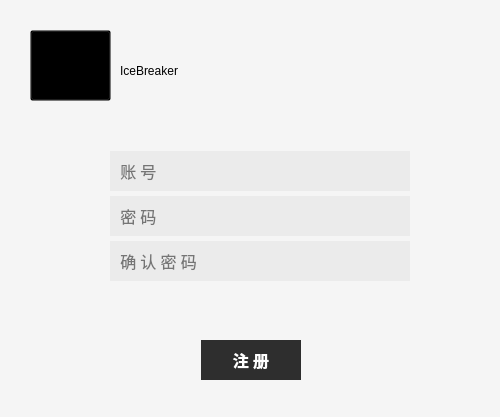
<?xml version="1.0" encoding="UTF-8"?>
<ui version="4.0">
 <class>Regster_Windows</class>
 <widget class="QWidget" name="Regster_Windows">
  <property name="geometry">
   <rect>
    <x>0</x>
    <y>0</y>
    <width>500</width>
    <height>417</height>
   </rect>
  </property>
  <property name="windowTitle">
   <string>Form</string>
  </property>
  <property name="styleSheet">
   <string notr="true">QWidget{
    background:rgb(245,245,245);
    
}

QLineEdit{
	border:none;
	background:rgb(235,235,235);
}</string>
  </property>
  <widget class="QWidget" name="horizontalLayoutWidget">
   <property name="geometry">
    <rect>
     <x>0</x>
     <y>320</y>
     <width>501</width>
     <height>81</height>
    </rect>
   </property>
   <layout class="QHBoxLayout" name="horizontalLayout">
    <item>
     <spacer name="horizontalSpacer_2">
      <property name="orientation">
       <enum>Qt::Horizontal</enum>
      </property>
      <property name="sizeHint" stdset="0">
       <size>
        <width>40</width>
        <height>20</height>
       </size>
      </property>
     </spacer>
    </item>
    <item>
     <widget class="QPushButton" name="pushButtonRegster">
      <property name="sizePolicy">
       <sizepolicy hsizetype="Fixed" vsizetype="Fixed">
        <horstretch>0</horstretch>
        <verstretch>0</verstretch>
       </sizepolicy>
      </property>
      <property name="minimumSize">
       <size>
        <width>100</width>
        <height>40</height>
       </size>
      </property>
      <property name="maximumSize">
       <size>
        <width>100</width>
        <height>40</height>
       </size>
      </property>
      <property name="font">
       <font>
        <family>微软雅黑</family>
        <pointsize>12</pointsize>
        <weight>75</weight>
        <bold>true</bold>
       </font>
      </property>
      <property name="styleSheet">
       <string notr="true">background-color: rgb(46,46,46);
color: rgb(255, 255, 255);
border:none;</string>
      </property>
      <property name="text">
       <string>注 册</string>
      </property>
     </widget>
    </item>
    <item>
     <spacer name="horizontalSpacer">
      <property name="orientation">
       <enum>Qt::Horizontal</enum>
      </property>
      <property name="sizeHint" stdset="0">
       <size>
        <width>40</width>
        <height>20</height>
       </size>
      </property>
     </spacer>
    </item>
   </layout>
  </widget>
  <widget class="QWidget" name="widget" native="true">
   <property name="geometry">
    <rect>
     <x>0</x>
     <y>0</y>
     <width>501</width>
     <height>131</height>
    </rect>
   </property>
   <property name="sizePolicy">
    <sizepolicy hsizetype="Fixed" vsizetype="Fixed">
     <horstretch>0</horstretch>
     <verstretch>0</verstretch>
    </sizepolicy>
   </property>
   <property name="styleSheet">
    <string notr="true">#widget{background-image: url(:/new/prefix1/img/title1.png);}</string>
   </property>
   <widget class="QPushButton" name="logo">
    <property name="geometry">
     <rect>
      <x>30</x>
      <y>30</y>
      <width>81</width>
      <height>71</height>
     </rect>
    </property>
    <property name="styleSheet">
     <string notr="true">background-color:transparent;
</string>
    </property>
    <property name="text">
     <string/>
    </property>
   </widget>
   <widget class="QLabel" name="label">
    <property name="geometry">
     <rect>
      <x>120</x>
      <y>40</y>
      <width>281</width>
      <height>61</height>
     </rect>
    </property>
    <property name="styleSheet">
     <string notr="true">font: 36pt &quot;Kunstler Script&quot;;
background-color:transparent;
</string>
    </property>
    <property name="text">
     <string>IceBreaker</string>
    </property>
   </widget>
  </widget>
  <widget class="QWidget" name="widget_2" native="true">
   <property name="geometry">
    <rect>
     <x>-1</x>
     <y>110</y>
     <width>501</width>
     <height>301</height>
    </rect>
   </property>
   <widget class="QWidget" name="horizontalLayoutWidget_2">
    <property name="geometry">
     <rect>
      <x>10</x>
      <y>40</y>
      <width>501</width>
      <height>132</height>
     </rect>
    </property>
    <layout class="QHBoxLayout" name="horizontalLayout_2">
     <item>
      <spacer name="horizontalSpacer_3">
       <property name="orientation">
        <enum>Qt::Horizontal</enum>
       </property>
       <property name="sizeHint" stdset="0">
        <size>
         <width>40</width>
         <height>20</height>
        </size>
       </property>
      </spacer>
     </item>
     <item>
      <layout class="QVBoxLayout" name="verticalLayout">
       <property name="spacing">
        <number>4</number>
       </property>
       <item>
        <widget class="QLineEdit" name="lineEditUsername">
         <property name="sizePolicy">
          <sizepolicy hsizetype="Fixed" vsizetype="Maximum">
           <horstretch>0</horstretch>
           <verstretch>0</verstretch>
          </sizepolicy>
         </property>
         <property name="minimumSize">
          <size>
           <width>300</width>
           <height>40</height>
          </size>
         </property>
         <property name="font">
          <font>
           <family>微软雅黑</family>
           <pointsize>12</pointsize>
          </font>
         </property>
         <property name="styleSheet">
          <string notr="true">border-bottom-color:black;</string>
         </property>
         <property name="placeholderText">
          <string>  账 号</string>
         </property>
        </widget>
       </item>
       <item>
        <widget class="QLineEdit" name="lineEditPassword">
         <property name="sizePolicy">
          <sizepolicy hsizetype="Fixed" vsizetype="Fixed">
           <horstretch>0</horstretch>
           <verstretch>0</verstretch>
          </sizepolicy>
         </property>
         <property name="minimumSize">
          <size>
           <width>300</width>
           <height>40</height>
          </size>
         </property>
         <property name="font">
          <font>
           <family>微软雅黑</family>
           <pointsize>12</pointsize>
          </font>
         </property>
         <property name="text">
          <string/>
         </property>
         <property name="echoMode">
          <enum>QLineEdit::Password</enum>
         </property>
         <property name="placeholderText">
          <string>  密 码</string>
         </property>
        </widget>
       </item>
       <item>
        <widget class="QLineEdit" name="lineEditPassword_2">
         <property name="sizePolicy">
          <sizepolicy hsizetype="Fixed" vsizetype="Fixed">
           <horstretch>0</horstretch>
           <verstretch>0</verstretch>
          </sizepolicy>
         </property>
         <property name="minimumSize">
          <size>
           <width>300</width>
           <height>40</height>
          </size>
         </property>
         <property name="font">
          <font>
           <family>微软雅黑</family>
           <pointsize>12</pointsize>
          </font>
         </property>
         <property name="text">
          <string/>
         </property>
         <property name="echoMode">
          <enum>QLineEdit::Password</enum>
         </property>
         <property name="placeholderText">
          <string>  确 认 密 码</string>
         </property>
        </widget>
       </item>
      </layout>
     </item>
     <item>
      <spacer name="horizontalSpacer_4">
       <property name="orientation">
        <enum>Qt::Horizontal</enum>
       </property>
       <property name="sizeHint" stdset="0">
        <size>
         <width>40</width>
         <height>20</height>
        </size>
       </property>
      </spacer>
     </item>
    </layout>
   </widget>
  </widget>
  <zorder>widget_2</zorder>
  <zorder>horizontalLayoutWidget</zorder>
  <zorder>widget</zorder>
 </widget>
 <resources/>
 <connections/>
</ui>
